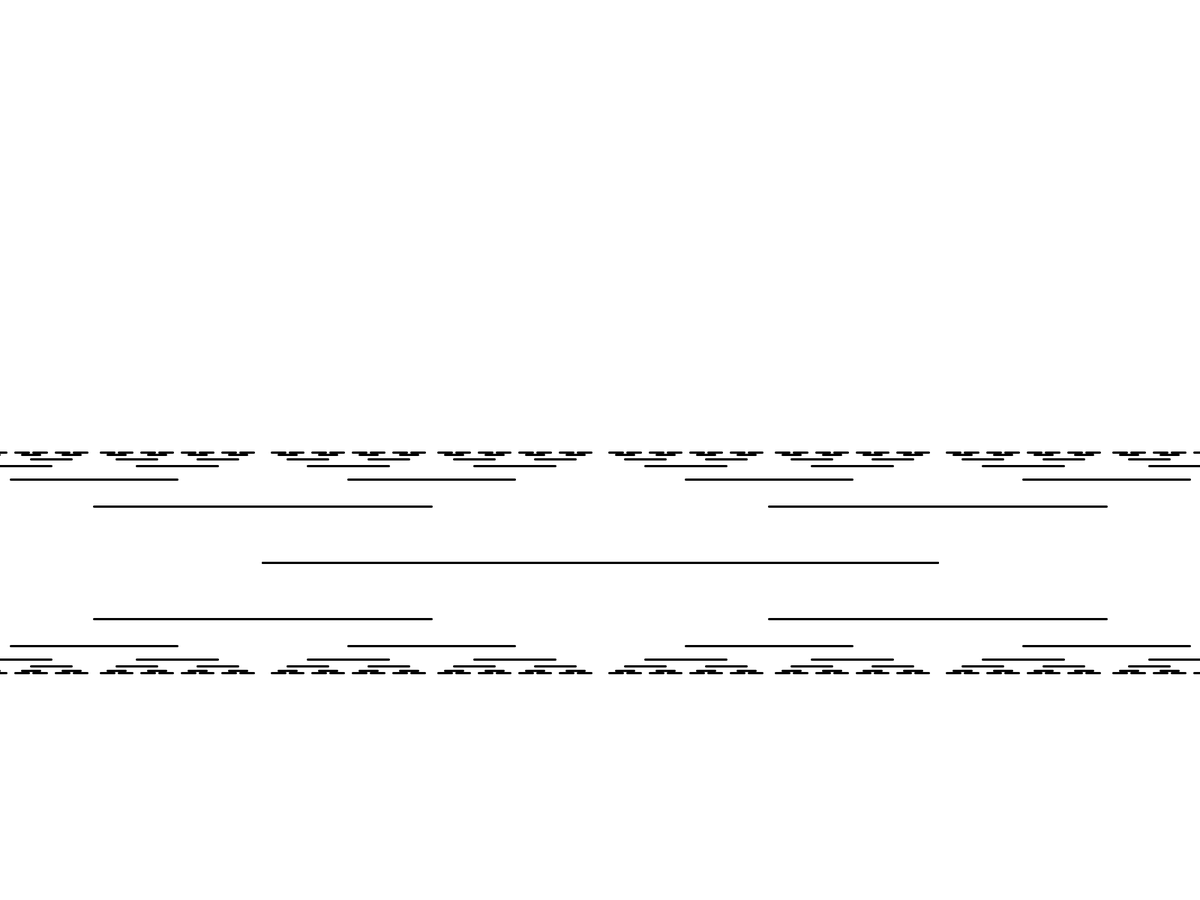
Frame 1 (no input)
Frame 60 (the mouse pressed at the canvas centre just before this capture): identical to frame 1, image omitted
Frame 120 (the mouse held since frame 60 and released just before this capture): identical to frame 1, image omitted

The Processing sketch that drew this single still picture (run headless with seeded random() and noise(); from frame 60 on, the mouse is pressed at the canvas centre):

// Processing sketch: Rui_Fractal
// ── Rui_Fractal.pde

void setup() {
  fullScreen();
  //size(800, 600);
  stroke(0);
  strokeWeight(1);
}

void draw() {
  background(255);
  translate(width / 2, height / 2);
  scale(3);  
  //drawLine(0, 50, 300);
  drawFlakePoint();
}


void drawFlakePoint() {
  drawLine(0, 50, 300);
  scale(1, -1);
  translate(0, -100);
  drawLine(0, 50, 300);
}

void drawLine(int xCenter, int y, int lenght) {
  if (lenght > 1) {

    int x1 = xCenter - lenght/2;
    int x2 = xCenter + lenght/2;
    line(x1, y, x2, y);


    int newXright = xCenter + lenght/2;
    int newXleft = xCenter - lenght/2;
    int newY = y - y / 2;
    int newL = lenght / 2;

    drawLine(newXright, newY, newL);
    drawLine(newXleft, newY, newL);
  }
}
